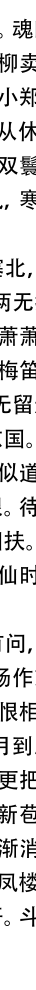
%> input picture 数模boom资料/1-1国赛题目与获奖论文—按年份整理/2013/B088/B1302/B0129Matlab程序/matlab/题一/附件1/000.bmp, 72 x 1980 px (shown at 1/2 size)
$ octave Tone.m   (GNU Octave 9; MATLAB toolbox functions it lacks are replaced by stand-ins)
%> lines starting %> are read from the running program, lines starting %| are printed output that depends on the picture
clear all;clc;  % 导入附件1图像矩阵
cell{1,1}=imread('000.bmp');
cell{1,2}=imread('001.bmp');
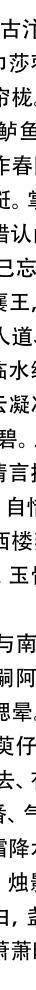
%> input picture 数模boom资料/1-1国赛题目与获奖论文—按年份整理/2013/B088/B1302/B0129Matlab程序/matlab/题一/附件1/001.bmp, 72 x 1980 px (shown at 1/2 size)
cell{1,3}=imread('002.bmp');
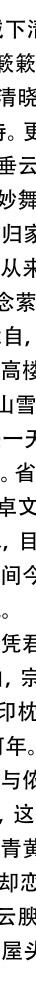
%> input picture 数模boom资料/1-1国赛题目与获奖论文—按年份整理/2013/B088/B1302/B0129Matlab程序/matlab/题一/附件1/002.bmp, 72 x 1980 px (shown at 1/2 size)
cell{1,4}=imread('003.bmp');
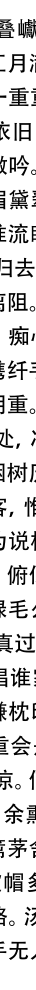
%> input picture 数模boom资料/1-1国赛题目与获奖论文—按年份整理/2013/B088/B1302/B0129Matlab程序/matlab/题一/附件1/003.bmp, 72 x 1980 px (shown at 1/2 size)
cell{1,5}=imread('004.bmp');
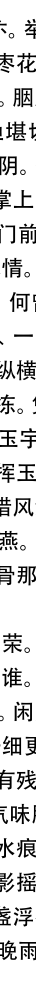
%> input picture 数模boom资料/1-1国赛题目与获奖论文—按年份整理/2013/B088/B1302/B0129Matlab程序/matlab/题一/附件1/004.bmp, 72 x 1980 px (shown at 1/2 size)
cell{1,6}=imread('005.bmp');
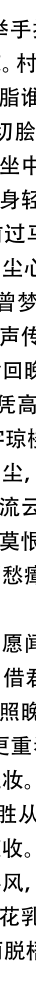
%> input picture 数模boom资料/1-1国赛题目与获奖论文—按年份整理/2013/B088/B1302/B0129Matlab程序/matlab/题一/附件1/005.bmp, 72 x 1980 px (shown at 1/2 size)
%> (the run ends here)
